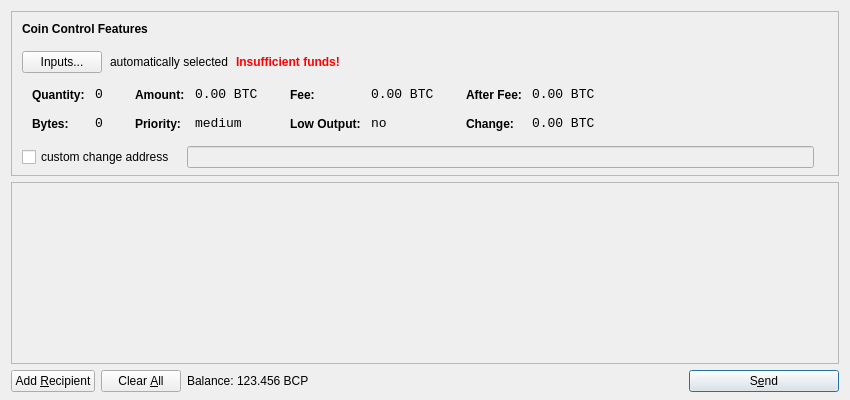
<?xml version="1.0" encoding="UTF-8"?>
<ui version="4.0">
 <class>SendCoinsDialog</class>
 <widget class="QDialog" name="SendCoinsDialog">
  <property name="geometry">
   <rect>
    <x>0</x>
    <y>0</y>
    <width>850</width>
    <height>400</height>
   </rect>
  </property>
  <property name="windowTitle">
   <string>Send Coins</string>
  </property>
  <layout class="QVBoxLayout" name="verticalLayout" stretch="0,1,0">
   <property name="bottomMargin">
    <number>8</number>
   </property>
   <item>
    <widget class="QFrame" name="frameCoinControl">
     <property name="sizePolicy">
      <sizepolicy hsizetype="Expanding" vsizetype="Expanding">
       <horstretch>0</horstretch>
       <verstretch>0</verstretch>
      </sizepolicy>
     </property>
     <property name="maximumSize">
      <size>
       <width>16777215</width>
       <height>16777215</height>
      </size>
     </property>
     <property name="frameShape">
      <enum>QFrame::StyledPanel</enum>
     </property>
     <property name="frameShadow">
      <enum>QFrame::Sunken</enum>
     </property>
     <layout class="QVBoxLayout" name="verticalLayoutCoinControl2">
      <property name="spacing">
       <number>-1</number>
      </property>
      <property name="leftMargin">
       <number>0</number>
      </property>
      <property name="topMargin">
       <number>0</number>
      </property>
      <property name="rightMargin">
       <number>0</number>
      </property>
      <property name="bottomMargin">
       <number>6</number>
      </property>
      <item>
       <layout class="QVBoxLayout" name="verticalLayoutCoinControl" stretch="0,0,0,0,1">
        <property name="spacing">
         <number>0</number>
        </property>
        <property name="leftMargin">
         <number>10</number>
        </property>
        <property name="topMargin">
         <number>10</number>
        </property>
        <item>
         <layout class="QHBoxLayout" name="horizontalLayoutCoinControl1">
          <property name="bottomMargin">
           <number>15</number>
          </property>
          <item>
           <widget class="QLabel" name="labelCoinControlFeatures">
            <property name="sizePolicy">
             <sizepolicy hsizetype="Preferred" vsizetype="Maximum">
              <horstretch>0</horstretch>
              <verstretch>0</verstretch>
             </sizepolicy>
            </property>
            <property name="font">
             <font>
              <weight>75</weight>
              <bold>true</bold>
             </font>
            </property>
            <property name="styleSheet">
             <string notr="true">font-weight:bold;</string>
            </property>
            <property name="text">
             <string>Coin Control Features</string>
            </property>
           </widget>
          </item>
         </layout>
        </item>
        <item>
         <layout class="QHBoxLayout" name="horizontalLayoutCoinControl2" stretch="0,0,0,0">
          <property name="spacing">
           <number>8</number>
          </property>
          <property name="bottomMargin">
           <number>10</number>
          </property>
          <item>
           <widget class="QPushButton" name="pushButtonCoinControl">
            <property name="styleSheet">
             <string notr="true"/>
            </property>
            <property name="text">
             <string>Inputs...</string>
            </property>
           </widget>
          </item>
          <item>
           <widget class="QLabel" name="labelCoinControlAutomaticallySelected">
            <property name="text">
             <string>automatically selected</string>
            </property>
            <property name="margin">
             <number>5</number>
            </property>
           </widget>
          </item>
          <item>
           <widget class="QLabel" name="labelCoinControlInsuffFunds">
            <property name="font">
             <font>
              <weight>75</weight>
              <bold>true</bold>
             </font>
            </property>
            <property name="styleSheet">
             <string notr="true">color:red;font-weight:bold;</string>
            </property>
            <property name="text">
             <string>Insufficient funds!</string>
            </property>
            <property name="margin">
             <number>5</number>
            </property>
           </widget>
          </item>
          <item>
           <spacer name="horizontalSpacerCoinControl">
            <property name="orientation">
             <enum>Qt::Horizontal</enum>
            </property>
            <property name="sizeHint" stdset="0">
             <size>
              <width>40</width>
              <height>1</height>
             </size>
            </property>
           </spacer>
          </item>
         </layout>
        </item>
        <item>
         <widget class="QWidget" name="widgetCoinControl" native="true">
          <property name="sizePolicy">
           <sizepolicy hsizetype="Preferred" vsizetype="Preferred">
            <horstretch>0</horstretch>
            <verstretch>0</verstretch>
           </sizepolicy>
          </property>
          <property name="minimumSize">
           <size>
            <width>0</width>
            <height>0</height>
           </size>
          </property>
          <property name="styleSheet">
           <string notr="true"/>
          </property>
          <layout class="QHBoxLayout" name="horizontalLayoutCoinControl5">
           <property name="margin">
            <number>0</number>
           </property>
           <item>
            <layout class="QHBoxLayout" name="horizontalLayoutCoinControl3" stretch="0,0,0,1">
             <property name="spacing">
              <number>20</number>
             </property>
             <property name="topMargin">
              <number>0</number>
             </property>
             <property name="bottomMargin">
              <number>10</number>
             </property>
             <item>
              <layout class="QFormLayout" name="formLayoutCoinControl1">
               <property name="horizontalSpacing">
                <number>10</number>
               </property>
               <property name="verticalSpacing">
                <number>14</number>
               </property>
               <property name="leftMargin">
                <number>10</number>
               </property>
               <property name="topMargin">
                <number>4</number>
               </property>
               <property name="rightMargin">
                <number>6</number>
               </property>
               <item row="0" column="0">
                <widget class="QLabel" name="labelCoinControlQuantityText">
                 <property name="styleSheet">
                  <string notr="true">font-weight:bold;</string>
                 </property>
                 <property name="text">
                  <string>Quantity:</string>
                 </property>
                 <property name="margin">
                  <number>0</number>
                 </property>
                </widget>
               </item>
               <item row="0" column="1">
                <widget class="QLabel" name="labelCoinControlQuantity">
                 <property name="font">
                  <font>
                   <family>Monospace</family>
                   <pointsize>10</pointsize>
                  </font>
                 </property>
                 <property name="cursor">
                  <cursorShape>IBeamCursor</cursorShape>
                 </property>
                 <property name="contextMenuPolicy">
                  <enum>Qt::ActionsContextMenu</enum>
                 </property>
                 <property name="text">
                  <string notr="true">0</string>
                 </property>
                 <property name="margin">
                  <number>0</number>
                 </property>
                 <property name="textInteractionFlags">
                  <set>Qt::LinksAccessibleByMouse|Qt::TextSelectableByKeyboard|Qt::TextSelectableByMouse</set>
                 </property>
                </widget>
               </item>
               <item row="1" column="0">
                <widget class="QLabel" name="labelCoinControlBytesText">
                 <property name="styleSheet">
                  <string notr="true">font-weight:bold;</string>
                 </property>
                 <property name="text">
                  <string>Bytes:</string>
                 </property>
                </widget>
               </item>
               <item row="1" column="1">
                <widget class="QLabel" name="labelCoinControlBytes">
                 <property name="font">
                  <font>
                   <family>Monospace</family>
                   <pointsize>10</pointsize>
                  </font>
                 </property>
                 <property name="cursor">
                  <cursorShape>IBeamCursor</cursorShape>
                 </property>
                 <property name="contextMenuPolicy">
                  <enum>Qt::ActionsContextMenu</enum>
                 </property>
                 <property name="text">
                  <string notr="true">0</string>
                 </property>
                 <property name="textInteractionFlags">
                  <set>Qt::LinksAccessibleByMouse|Qt::TextSelectableByKeyboard|Qt::TextSelectableByMouse</set>
                 </property>
                </widget>
               </item>
              </layout>
             </item>
             <item>
              <layout class="QFormLayout" name="formLayoutCoinControl2">
               <property name="horizontalSpacing">
                <number>10</number>
               </property>
               <property name="verticalSpacing">
                <number>14</number>
               </property>
               <property name="leftMargin">
                <number>6</number>
               </property>
               <property name="topMargin">
                <number>4</number>
               </property>
               <property name="rightMargin">
                <number>6</number>
               </property>
               <item row="0" column="0">
                <widget class="QLabel" name="labelCoinControlAmountText">
                 <property name="styleSheet">
                  <string notr="true">font-weight:bold;</string>
                 </property>
                 <property name="text">
                  <string>Amount:</string>
                 </property>
                 <property name="margin">
                  <number>0</number>
                 </property>
                </widget>
               </item>
               <item row="0" column="1">
                <widget class="QLabel" name="labelCoinControlAmount">
                 <property name="font">
                  <font>
                   <family>Monospace</family>
                   <pointsize>10</pointsize>
                  </font>
                 </property>
                 <property name="cursor">
                  <cursorShape>IBeamCursor</cursorShape>
                 </property>
                 <property name="contextMenuPolicy">
                  <enum>Qt::ActionsContextMenu</enum>
                 </property>
                 <property name="text">
                  <string notr="true">0.00 BTC</string>
                 </property>
                 <property name="textInteractionFlags">
                  <set>Qt::LinksAccessibleByMouse|Qt::TextSelectableByKeyboard|Qt::TextSelectableByMouse</set>
                 </property>
                </widget>
               </item>
               <item row="1" column="0">
                <widget class="QLabel" name="labelCoinControlPriorityText">
                 <property name="styleSheet">
                  <string notr="true">font-weight:bold;</string>
                 </property>
                 <property name="text">
                  <string>Priority:</string>
                 </property>
                </widget>
               </item>
               <item row="1" column="1">
                <widget class="QLabel" name="labelCoinControlPriority">
                 <property name="font">
                  <font>
                   <family>Monospace</family>
                   <pointsize>10</pointsize>
                  </font>
                 </property>
                 <property name="cursor">
                  <cursorShape>IBeamCursor</cursorShape>
                 </property>
                 <property name="contextMenuPolicy">
                  <enum>Qt::ActionsContextMenu</enum>
                 </property>
                 <property name="text">
                  <string>medium</string>
                 </property>
                 <property name="textInteractionFlags">
                  <set>Qt::LinksAccessibleByMouse|Qt::TextSelectableByKeyboard|Qt::TextSelectableByMouse</set>
                 </property>
                </widget>
               </item>
              </layout>
             </item>
             <item>
              <layout class="QFormLayout" name="formLayoutCoinControl3">
               <property name="horizontalSpacing">
                <number>10</number>
               </property>
               <property name="verticalSpacing">
                <number>14</number>
               </property>
               <property name="leftMargin">
                <number>6</number>
               </property>
               <property name="topMargin">
                <number>4</number>
               </property>
               <property name="rightMargin">
                <number>6</number>
               </property>
               <item row="0" column="0">
                <widget class="QLabel" name="labelCoinControlFeeText">
                 <property name="styleSheet">
                  <string notr="true">font-weight:bold;</string>
                 </property>
                 <property name="text">
                  <string>Fee:</string>
                 </property>
                 <property name="margin">
                  <number>0</number>
                 </property>
                </widget>
               </item>
               <item row="0" column="1">
                <widget class="QLabel" name="labelCoinControlFee">
                 <property name="font">
                  <font>
                   <family>Monospace</family>
                   <pointsize>10</pointsize>
                  </font>
                 </property>
                 <property name="cursor">
                  <cursorShape>IBeamCursor</cursorShape>
                 </property>
                 <property name="contextMenuPolicy">
                  <enum>Qt::ActionsContextMenu</enum>
                 </property>
                 <property name="text">
                  <string notr="true">0.00 BTC</string>
                 </property>
                 <property name="textInteractionFlags">
                  <set>Qt::LinksAccessibleByMouse|Qt::TextSelectableByKeyboard|Qt::TextSelectableByMouse</set>
                 </property>
                </widget>
               </item>
               <item row="1" column="0">
                <widget class="QLabel" name="labelCoinControlLowOutputText">
                 <property name="styleSheet">
                  <string notr="true">font-weight:bold;</string>
                 </property>
                 <property name="text">
                  <string>Low Output:</string>
                 </property>
                </widget>
               </item>
               <item row="1" column="1">
                <widget class="QLabel" name="labelCoinControlLowOutput">
                 <property name="font">
                  <font>
                   <family>Monospace</family>
                   <pointsize>10</pointsize>
                  </font>
                 </property>
                 <property name="cursor">
                  <cursorShape>IBeamCursor</cursorShape>
                 </property>
                 <property name="contextMenuPolicy">
                  <enum>Qt::ActionsContextMenu</enum>
                 </property>
                 <property name="text">
                  <string>no</string>
                 </property>
                 <property name="textInteractionFlags">
                  <set>Qt::LinksAccessibleByMouse|Qt::TextSelectableByKeyboard|Qt::TextSelectableByMouse</set>
                 </property>
                </widget>
               </item>
              </layout>
             </item>
             <item>
              <layout class="QFormLayout" name="formLayoutCoinControl4">
               <property name="horizontalSpacing">
                <number>10</number>
               </property>
               <property name="verticalSpacing">
                <number>14</number>
               </property>
               <property name="leftMargin">
                <number>6</number>
               </property>
               <property name="topMargin">
                <number>4</number>
               </property>
               <property name="rightMargin">
                <number>6</number>
               </property>
               <item row="0" column="0">
                <widget class="QLabel" name="labelCoinControlAfterFeeText">
                 <property name="styleSheet">
                  <string notr="true">font-weight:bold;</string>
                 </property>
                 <property name="text">
                  <string>After Fee:</string>
                 </property>
                 <property name="margin">
                  <number>0</number>
                 </property>
                </widget>
               </item>
               <item row="0" column="1">
                <widget class="QLabel" name="labelCoinControlAfterFee">
                 <property name="font">
                  <font>
                   <family>Monospace</family>
                   <pointsize>10</pointsize>
                  </font>
                 </property>
                 <property name="cursor">
                  <cursorShape>IBeamCursor</cursorShape>
                 </property>
                 <property name="contextMenuPolicy">
                  <enum>Qt::ActionsContextMenu</enum>
                 </property>
                 <property name="text">
                  <string notr="true">0.00 BTC</string>
                 </property>
                 <property name="textInteractionFlags">
                  <set>Qt::LinksAccessibleByMouse|Qt::TextSelectableByKeyboard|Qt::TextSelectableByMouse</set>
                 </property>
                </widget>
               </item>
               <item row="1" column="0">
                <widget class="QLabel" name="labelCoinControlChangeText">
                 <property name="styleSheet">
                  <string notr="true">font-weight:bold;</string>
                 </property>
                 <property name="text">
                  <string>Change:</string>
                 </property>
                </widget>
               </item>
               <item row="1" column="1">
                <widget class="QLabel" name="labelCoinControlChange">
                 <property name="font">
                  <font>
                   <family>Monospace</family>
                   <pointsize>10</pointsize>
                  </font>
                 </property>
                 <property name="cursor">
                  <cursorShape>IBeamCursor</cursorShape>
                 </property>
                 <property name="contextMenuPolicy">
                  <enum>Qt::ActionsContextMenu</enum>
                 </property>
                 <property name="text">
                  <string notr="true">0.00 BTC</string>
                 </property>
                 <property name="textInteractionFlags">
                  <set>Qt::LinksAccessibleByMouse|Qt::TextSelectableByKeyboard|Qt::TextSelectableByMouse</set>
                 </property>
                </widget>
               </item>
              </layout>
             </item>
            </layout>
           </item>
          </layout>
         </widget>
        </item>
        <item>
         <layout class="QHBoxLayout" name="horizontalLayoutCoinControl4" stretch="0,0,0">
          <property name="spacing">
           <number>12</number>
          </property>
          <property name="sizeConstraint">
           <enum>QLayout::SetDefaultConstraint</enum>
          </property>
          <property name="topMargin">
           <number>5</number>
          </property>
          <property name="rightMargin">
           <number>5</number>
          </property>
          <item>
           <widget class="QCheckBox" name="checkBoxCoinControlChange">
            <property name="text">
             <string>custom change address</string>
            </property>
           </widget>
          </item>
          <item>
           <widget class="QLineEdit" name="lineEditCoinControlChange">
            <property name="enabled">
             <bool>false</bool>
            </property>
            <property name="sizePolicy">
             <sizepolicy hsizetype="Expanding" vsizetype="Fixed">
              <horstretch>0</horstretch>
              <verstretch>0</verstretch>
             </sizepolicy>
            </property>
           </widget>
          </item>
          <item>
           <widget class="QLabel" name="labelCoinControlChangeLabel">
            <property name="sizePolicy">
             <sizepolicy hsizetype="Preferred" vsizetype="Expanding">
              <horstretch>0</horstretch>
              <verstretch>0</verstretch>
             </sizepolicy>
            </property>
            <property name="minimumSize">
             <size>
              <width>0</width>
              <height>0</height>
             </size>
            </property>
            <property name="text">
             <string/>
            </property>
            <property name="margin">
             <number>3</number>
            </property>
           </widget>
          </item>
         </layout>
        </item>
        <item>
         <spacer name="verticalSpacerCoinControl">
          <property name="orientation">
           <enum>Qt::Vertical</enum>
          </property>
          <property name="sizeHint" stdset="0">
           <size>
            <width>800</width>
            <height>1</height>
           </size>
          </property>
         </spacer>
        </item>
       </layout>
      </item>
     </layout>
    </widget>
   </item>
   <item>
    <widget class="QScrollArea" name="scrollArea">
     <property name="widgetResizable">
      <bool>true</bool>
     </property>
     <widget class="QWidget" name="scrollAreaWidgetContents">
      <property name="geometry">
       <rect>
        <x>0</x>
        <y>0</y>
        <width>830</width>
        <height>165</height>
       </rect>
      </property>
      <layout class="QVBoxLayout" name="verticalLayout_2">
       <property name="margin">
        <number>0</number>
       </property>
       <item>
        <layout class="QVBoxLayout" name="entries">
         <property name="spacing">
          <number>6</number>
         </property>
        </layout>
       </item>
       <item>
        <spacer name="verticalSpacer">
         <property name="orientation">
          <enum>Qt::Vertical</enum>
         </property>
         <property name="sizeHint" stdset="0">
          <size>
           <width>20</width>
           <height>40</height>
          </size>
         </property>
        </spacer>
       </item>
      </layout>
     </widget>
    </widget>
   </item>
   <item>
    <layout class="QHBoxLayout" name="horizontalLayout">
     <item>
      <widget class="QPushButton" name="addButton">
       <property name="toolTip">
        <string>Send to multiple recipients at once</string>
       </property>
       <property name="text">
        <string>Add &amp;Recipient</string>
       </property>
       <property name="icon">
        <iconset resource="../bitcoin.qrc">
         <normaloff>:/icons/add</normaloff>:/icons/add</iconset>
       </property>
       <property name="autoDefault">
        <bool>false</bool>
       </property>
      </widget>
     </item>
     <item>
      <widget class="QPushButton" name="clearButton">
       <property name="sizePolicy">
        <sizepolicy hsizetype="Minimum" vsizetype="Fixed">
         <horstretch>0</horstretch>
         <verstretch>0</verstretch>
        </sizepolicy>
       </property>
       <property name="toolTip">
        <string>Remove all transaction fields</string>
       </property>
       <property name="text">
        <string>Clear &amp;All</string>
       </property>
       <property name="icon">
        <iconset resource="../bitcoin.qrc">
         <normaloff>:/icons/remove</normaloff>:/icons/remove</iconset>
       </property>
       <property name="autoRepeatDelay">
        <number>300</number>
       </property>
       <property name="autoDefault">
        <bool>false</bool>
       </property>
      </widget>
     </item>
     <item>
      <layout class="QHBoxLayout" name="horizontalLayout_2">
       <property name="spacing">
        <number>3</number>
       </property>
       <item>
        <widget class="QLabel" name="label">
         <property name="text">
          <string>Balance:</string>
         </property>
        </widget>
       </item>
       <item>
        <widget class="QLabel" name="labelBalance">
         <property name="cursor">
          <cursorShape>IBeamCursor</cursorShape>
         </property>
         <property name="text">
          <string>123.456 BCP</string>
         </property>
         <property name="textInteractionFlags">
          <set>Qt::LinksAccessibleByMouse|Qt::TextSelectableByKeyboard|Qt::TextSelectableByMouse</set>
         </property>
        </widget>
       </item>
      </layout>
     </item>
     <item>
      <spacer name="horizontalSpacer">
       <property name="orientation">
        <enum>Qt::Horizontal</enum>
       </property>
       <property name="sizeHint" stdset="0">
        <size>
         <width>40</width>
         <height>20</height>
        </size>
       </property>
      </spacer>
     </item>
     <item>
      <widget class="QPushButton" name="sendButton">
       <property name="minimumSize">
        <size>
         <width>150</width>
         <height>0</height>
        </size>
       </property>
       <property name="toolTip">
        <string>Confirm the send action</string>
       </property>
       <property name="text">
        <string>S&amp;end</string>
       </property>
       <property name="icon">
        <iconset resource="../bitcoin.qrc">
         <normaloff>:/icons/send</normaloff>:/icons/send</iconset>
       </property>
       <property name="default">
        <bool>true</bool>
       </property>
      </widget>
     </item>
    </layout>
   </item>
  </layout>
 </widget>
 <resources>
  <include location="../bitcoin.qrc"/>
 </resources>
 <connections/>
</ui>
